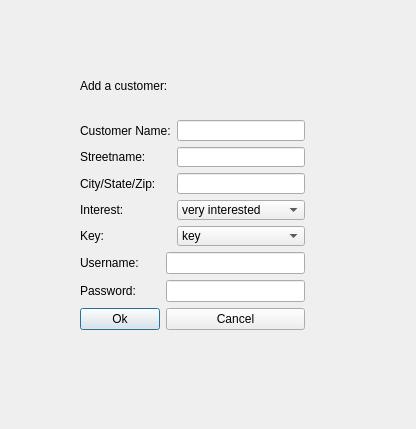
<?xml version="1.0" encoding="UTF-8"?>
<ui version="4.0">
 <class>addcustomerwindow</class>
 <widget class="QDialog" name="addcustomerwindow">
  <property name="geometry">
   <rect>
    <x>0</x>
    <y>0</y>
    <width>416</width>
    <height>429</height>
   </rect>
  </property>
  <property name="windowTitle">
   <string>Dialog</string>
  </property>
  <widget class="QLabel" name="label_6">
   <property name="geometry">
    <rect>
     <x>80</x>
     <y>70</y>
     <width>161</width>
     <height>31</height>
    </rect>
   </property>
   <property name="text">
    <string>Add a customer:</string>
   </property>
  </widget>
  <widget class="QWidget" name="layoutWidget">
   <property name="geometry">
    <rect>
     <x>80</x>
     <y>120</y>
     <width>225</width>
     <height>230</height>
    </rect>
   </property>
   <layout class="QGridLayout" name="gridLayout_3">
    <item row="0" column="0">
     <layout class="QGridLayout" name="gridLayout_2">
      <item row="3" column="0">
       <widget class="QPushButton" name="okButton">
        <property name="text">
         <string>Ok</string>
        </property>
       </widget>
      </item>
      <item row="0" column="0" colspan="2">
       <layout class="QGridLayout" name="gridLayout">
        <item row="0" column="0">
         <widget class="QLabel" name="label">
          <property name="text">
           <string>Customer Name:</string>
          </property>
         </widget>
        </item>
        <item row="0" column="1">
         <widget class="QLineEdit" name="customerName"/>
        </item>
        <item row="1" column="0">
         <widget class="QLabel" name="label_4">
          <property name="text">
           <string>Streetname:</string>
          </property>
         </widget>
        </item>
        <item row="1" column="1">
         <widget class="QLineEdit" name="streetName"/>
        </item>
        <item row="2" column="0">
         <widget class="QLabel" name="label_2">
          <property name="text">
           <string>City/State/Zip:</string>
          </property>
         </widget>
        </item>
        <item row="2" column="1">
         <widget class="QLineEdit" name="cityStateZip"/>
        </item>
        <item row="3" column="0">
         <widget class="QLabel" name="label_3">
          <property name="text">
           <string>Interest:</string>
          </property>
         </widget>
        </item>
        <item row="3" column="1">
         <widget class="QComboBox" name="interestChoice">
          <item>
           <property name="text">
            <string>very interested</string>
           </property>
          </item>
          <item>
           <property name="text">
            <string>somwhat interested</string>
           </property>
          </item>
         </widget>
        </item>
        <item row="4" column="0">
         <widget class="QLabel" name="label_5">
          <property name="text">
           <string>Key:</string>
          </property>
         </widget>
        </item>
        <item row="4" column="1">
         <widget class="QComboBox" name="keyChoice">
          <item>
           <property name="text">
            <string>key</string>
           </property>
          </item>
          <item>
           <property name="text">
            <string>nice to have</string>
           </property>
          </item>
         </widget>
        </item>
       </layout>
      </item>
      <item row="3" column="1">
       <widget class="QPushButton" name="cancelButton">
        <property name="text">
         <string>Cancel</string>
        </property>
       </widget>
      </item>
      <item row="1" column="0">
       <widget class="QLabel" name="label_7">
        <property name="text">
         <string>Username:</string>
        </property>
       </widget>
      </item>
      <item row="1" column="1">
       <widget class="QLineEdit" name="UserNameEdit"/>
      </item>
      <item row="2" column="0">
       <widget class="QLabel" name="label_8">
        <property name="text">
         <string>Password:</string>
        </property>
       </widget>
      </item>
      <item row="2" column="1">
       <widget class="QLineEdit" name="PasswordEdit"/>
      </item>
     </layout>
    </item>
    <item row="1" column="0">
     <widget class="QLabel" name="outputLabel">
      <property name="text">
       <string/>
      </property>
     </widget>
    </item>
   </layout>
  </widget>
 </widget>
 <resources/>
 <connections/>
</ui>
